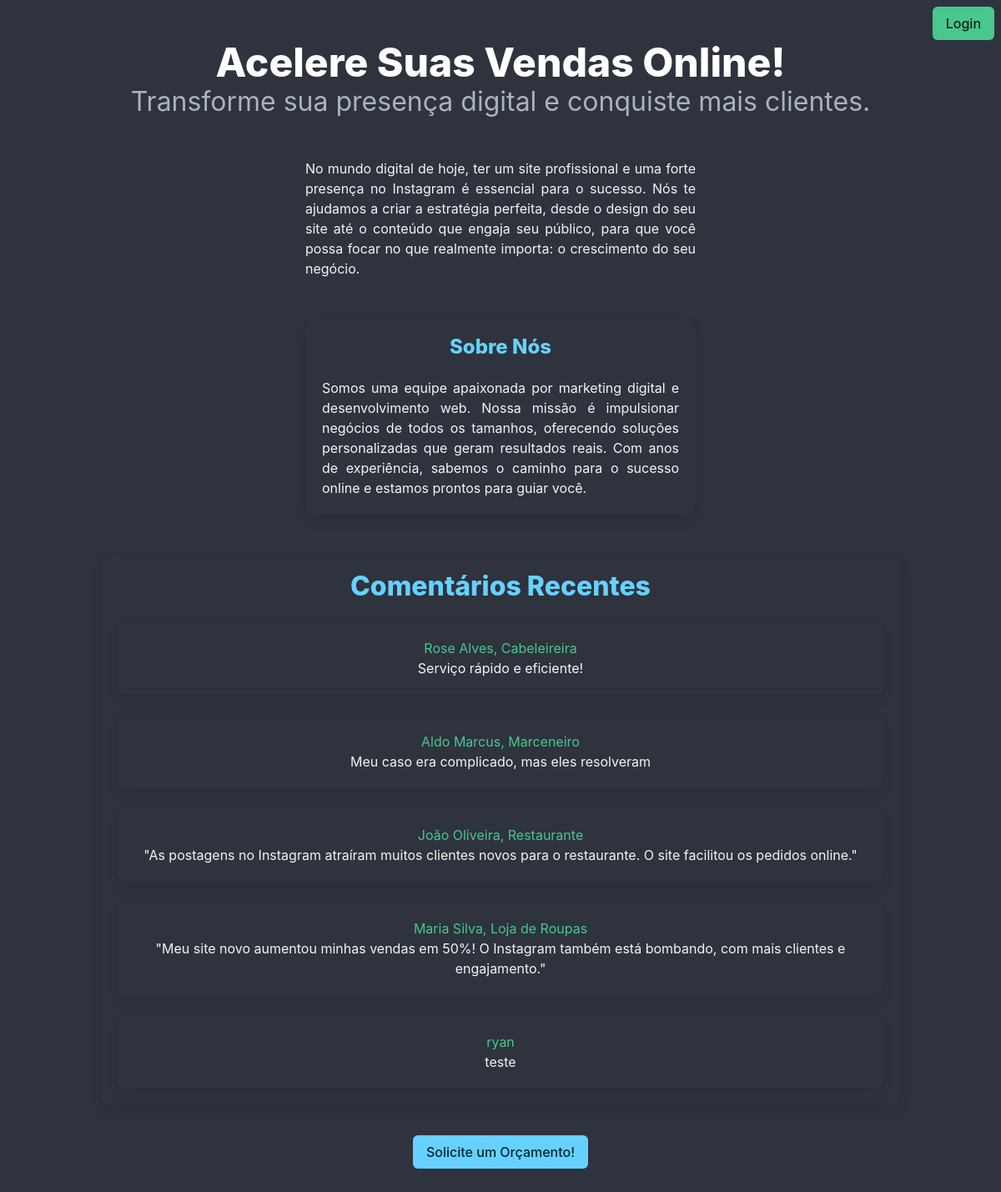
The app's page /, older data.
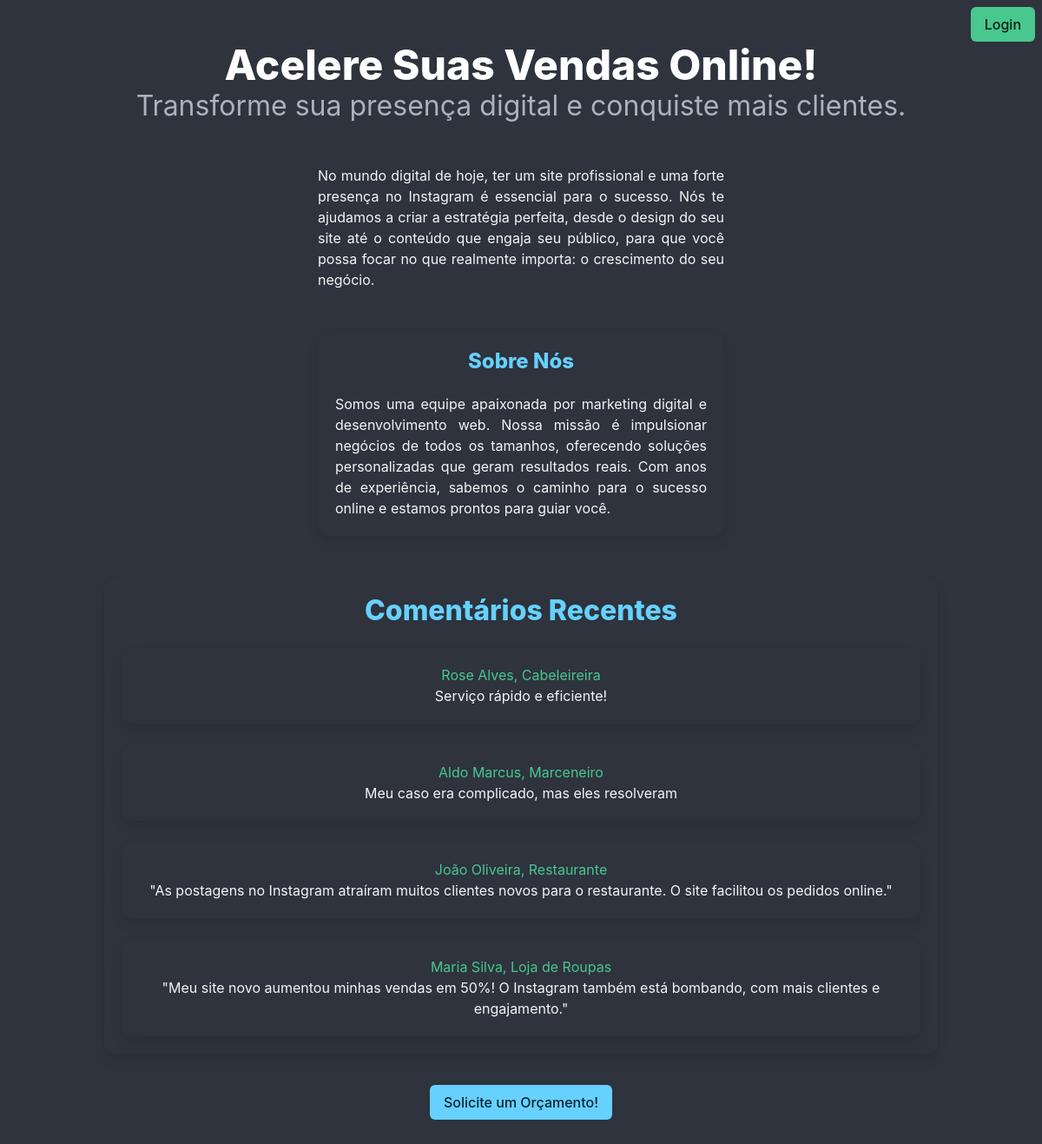
The same page, newer data.
### modelos.py (models this page shows, shortened)
@dataclass
class Comentario(db.Model):
    id: int
    autor: str
    texto: str
    data_criacao: datetime
    id = db.Column(db.Integer, unique=True,
                   primary_key=True, autoincrement=True)
    autor = db.Column(db.String(80), nullable=False)
    texto = db.Column(db.String(500), nullable=False)
    data_criacao = db.Column(db.DateTime, default=datetime.now)

### appjs.py (the view, shortened to what this page needs)
@app.route('/', methods=['POST', 'GET'])
def home():
    comentarios = pegar_comentarios()
    if request.method == 'GET':
        return render_template('indexjs.html', comentarios=comentarios)

### appjs.py (called while the page is built)
def pegar_comentarios():
    with app.app_context():
        try:
            comentarios = Comentario.query.order_by(
                desc(Comentario.data_criacao)).all()
            return comentarios
        except Exception as e:
            print("Erro ao buscar comentários:", e)
            return []

### templates/indexjs.html (shortened to what this page needs)
<!DOCTYPE html>
<html lang="pt-BR">
<head>
    <link rel="stylesheet" type="text/css" href="/static/bulma.min.css">
</head>
<body class="has-background-dark">
    <div style="position: absolute; top: 0.5rem; right: 0.5rem; display: flex; align-items: right;">
        <button class="button is-success is-right" onclick="abrir('modalLogin')">Login</button>
    </div>
    <section class="hero is-dark is-fullheight">
        <div class="hero-body">
            <div class="container has-text-centered">
                <h1 class="title is-1 has-text-white">Acelere Suas Vendas Online!</h1>
                <p class="subtitle is-3 has-text-grey-light">Transforme sua presença digital e conquiste mais clientes.
                </p>
                <br>
                <div class="columns is-centered">
                    <div class="column is-half">
                        <p class="has-text-justified has-text-white-ter">
                            No mundo digital de hoje, ter um site profissional e uma forte presença no Instagram é
                            essencial para o sucesso.
                            Nós te ajudamos a criar a estratégia perfeita, desde o design do seu site até o conteúdo que
                            engaja seu público,
                            para que você possa focar no que realmente importa: o crescimento do seu negócio.
                        </p>
                    </div>
                </div>
                <br>
                <div class="columns is-centered">
                    <div class="column is-half">
                        <div class="box has-background-grey-darker has-text-white-ter">
                            <h2 class="title is-4 has-text-info">Sobre Nós</h2>
                            <p class="has-text-justified">
                                Somos uma equipe apaixonada por marketing digital e desenvolvimento web. Nossa missão é
                                impulsionar
                                negócios de todos os tamanhos, oferecendo soluções personalizadas que geram resultados
                                reais.
                                Com anos de experiência, sabemos o caminho para o sucesso online e estamos prontos para
                                guiar você.
                            </p>
                        </div>
                    </div>
                </div>
                <br>
                <div class="box has-background-grey-darker">
                    <h2 class="title is-3 has-text-info">Comentários Recentes</h2>
                    <div class="box has-background-dark">
                        <p class="has-text-success">Rose Alves, Cabeleireira</p>
                        <p class="has-text-white-ter">Serviço rápido e eficiente!</p>
                    </div>
                    <div class="box has-background-dark">
                        <p class="has-text-success">Aldo Marcus, Marceneiro</p>
                        <p class="has-text-white-ter">Meu caso era complicado, mas eles resolveram</p>
                    </div>
                    {% if comentarios %}
                    {% for comentario in comentarios %}
                    <div class="box has-background-dark">
                        <p class="has-text-success">{{ comentario.autor }}</p>
                        <p class="has-text-white-ter">{{ comentario.texto }}</p>
                    </div>
                    {% endfor %}
                    {% endif %}
                </div>
                <button class="button is-info m-3" onclick="abrir('modalOrcamento')">Solicite um Orçamento!</button>
            </div>
        </div>
    </section>
</body>
</html>

Row changes from the older to the newer data that the page shows:
removed Comentario: autor "ryan", texto "teste"
